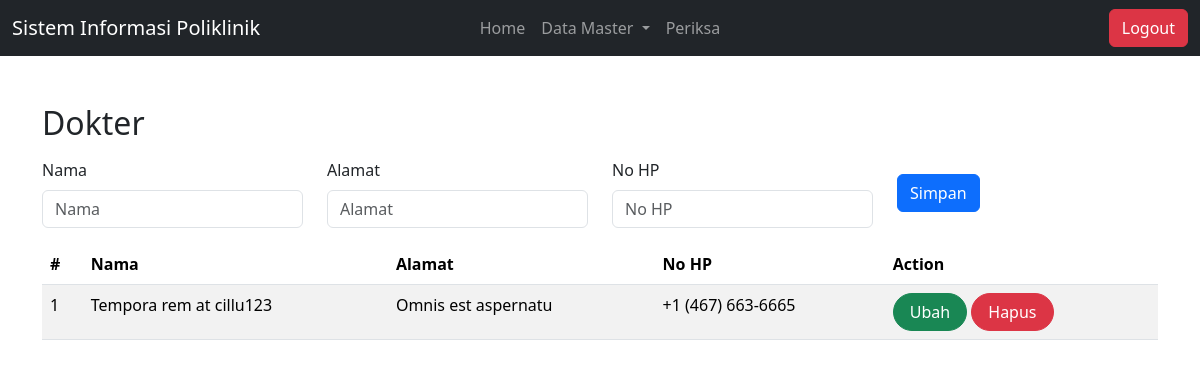
Page /index.php?page=dokter (signed in) on the committed database.
### tables this page shows
CREATE TABLE `dokter` (
  `id` int(10) UNSIGNED NOT NULL,
  `nama` varchar(255) DEFAULT NULL,
  `alamat` varchar(255) DEFAULT NULL,
  `no_hp` varchar(50) DEFAULT NULL
);

### dokter.php (the view, shortened to what this page needs)
<?php
$nama = '';
$alamat = '';
$no_hp = '';
?>
<div class="mt-3">
    <form method="POST" action="index.php?page=dokter">
        <div class="row align-items-center">
          <div class="col">
            <label for="nama" class="form-label">Nama</label>
            <input id="nama" type="text" class="form-control" name="nama" placeholder="Nama" aria-label="Nama" value="<?php echo isset($_GET['id']) ? $nama : ''; ?>">
          </div>
          <div class="col">
            <label for="alamat" class="form-label">Alamat</label>
            <input id="alamat" type="text" class="form-control" name="alamat" placeholder="Alamat" aria-label="Alamat" value="<?php echo isset($_GET['id']) ? $alamat : ''; ?>">
          </div>
          <div class="col">
            <label for="no_hp" class="form-label">No HP</label>
            <input id="no_hp" type="tel" class="form-control" name="no_hp" placeholder="No HP" aria-label="No HP" value="<?php echo isset($_GET['id']) ? $no_hp : ''; ?>">
          </div>
          <div class="col">
            <button type="submit" value="simpan" class="btn btn-primary" name="simpan">Simpan</button>
          </div>
        </div>
      </form>
</div>
<table class="table table-striped mt-3">
  <thead>
    <tr>
      <th>#</th>
      <th>Nama</th>
      <th>Alamat</th>
      <th>No HP</th>
      <th>Action</th>
    </tr>
  </thead>
  <tbody>
    <?php
      $result = mysqli_query($db, "SELECT * FROM `dokter` ORDER BY `id` DESC");
      $no = 1;
      while ($data = $result->fetch_array()) {
    ?>
    <tr class="border-bottom">
      <td><?php echo $no++ ?></td>
      <td><?php echo $data['nama'] ?></td>
      <td><?php echo $data['alamat'] ?></td>
      <td><?php echo $data['no_hp'] ?></td>
      <td>
        <a class="btn btn-success rounded-pill px-3" href="index.php?page=dokter&id=<?php echo $data['id'] ?>">Ubah</a>
        <a class="btn btn-danger rounded-pill px-3" href="index.php?page=dokter&id=<?php echo $data['id'] ?>&aksi=hapus" onclick="return confirm('Yakin ingin menghapus data ini?')">Hapus</a>
      </td>
    </tr>
    <?php } ?>
  </tbody>
</table>

### rows in the picture
dokter: nama "Tempora rem at cillu123", alamat "Omnis est aspernatu", no_hp "+1 (467) 663-6665"

### other values in the picture
$_GET['page'] "Dokter"
